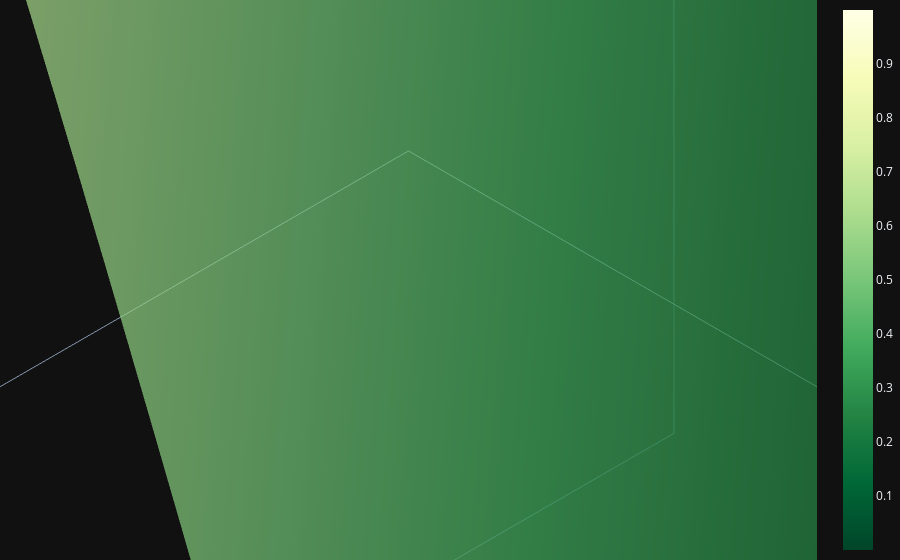

The notebook cell saved with this chart:
### Code cell
X0 = np.linspace(X[:, 0].min(), X[:, 0].max(), 100)
X1 = np.linspace(X[:, 1].min(), X[:, 1].max(), 100)
xx0, xx1 = np.meshgrid(X0, X1)
Z = W[0] * xx0 + W[1] * xx1 + b
A = 1 / (1 + np.exp(-Z))

fig = (go.Figure(data=[go.Surface(z=A, x=xx0, y=xx1, colorscale='YlGn', opacity = 0.7, reversescale=True)]))

fig.add_scatter3d(x=X[:, 0].flatten(), y=X[:, 1].flatten(), z=y.flatten(), mode='markers', marker=dict(size=5, color=y.flatten(), colorscale='YlGn', opacity = 0.9, reversescale=True))


fig.update_layout(template= "plotly_dark", margin=dict(l=0, r=0, b=0, t=0))
fig.layout.scene.camera.projection.type = "orthographic"
fig.show()

### Figure 1 — Plotly figure (JSON) as saved in the notebook; plotly's stock layout.template omitted (floating-point values rounded to 4 significant figures; data arrays with more than 128 entries replaced by an {"elided": "..."} marker saying what was removed)
{"data": [{"colorscale": [[0, "rgb(255,255,229)"], [0.125, "rgb(247,252,185)"], [0.25, "rgb(217,240,163)"], [0.375, "rgb(173,221,142)"], [0.5, "rgb(120,198,121)"], [0.625, "rgb(65,171,93)"], [0.75, "rgb(35,132,67)"], [0.875, "rgb(0,104,55)"], [1, "rgb(0,69,41)"]], "opacity": 0.7, "reversescale": true, "type": "surface", "x": {"elided": "100x100 float values"}, "y": {"elided": "100x100 float values"}, "z": {"elided": "100x100 float values"}}, {"marker": {"color": [1, 1, 0, 0, 1, 0, 0, 1, 0, 1, 0, 1, 0, 0, 1, 1, 1, 0, 1, 1, 0, 0, 1, 0, 1, 0, 1, 0, 0, 1, 1, 0, 1, 1, 1, 0, 1, 1, 0, 1, 0, 0, 0, 0, 1, 1, 1, 1, 0, 0, 1, 1, 0, 0, 0, 0, 0, 1, 1, 1, 1, 0, 0, 1, 0, 1, 0, 0, 1, 0, 0, 1, 1, 0, 0, 0, 1, 1, 0, 0, 1, 0, 0, 0, 0, 0, 1, 0, 1, 1, 1, 1, 1, 1, 0, 0, 1, 1, 0, 1], "colorscale": [[0, "rgb(255,255,229)"], [0.125, "rgb(247,252,185)"], [0.25, "rgb(217,240,163)"], [0.375, "rgb(173,221,142)"], [0.5, "rgb(120,198,121)"], [0.625, "rgb(65,171,93)"], [0.75, "rgb(35,132,67)"], [0.875, "rgb(0,104,55)"], [1, "rgb(0,69,41)"]], "opacity": 0.9, "reversescale": true, "size": 5}, "mode": "markers", "type": "scatter3d", "x": [4.219, 0.9078, -0.2765, 0.08848, 3.243, 1.442, 1.022, 3.978, 0.5889, 1.252, 0.6284, 1.686, 1.185, 0.06897, 1.787, 4.438, 3.182, 0.3038, 0.7394, 1.285, 1.131, 0.6647, 1.316, -0.1889, 2.579, 0.8731, 1.311, 0.9868, 1.42, 2.354, 2.432, 1.043, 0.9509, 2.451, 1.62, 2.155, 1.381, 1.987, 2.116, 0.564, -0.07228, 2.509, -0.73, 1.379, 0.8821, 2.222, 2.016, 1.701, -0.6539, 0.5731, 1.957, 0.7624, 2.465, 1.333, 3.246, 1.103, 2.859, 1.6, 2.976, 2.68, 1.419, 1.926, -0.09448, 2.728, 1.12, 1.557, 0.1055, 2.844, 3.155, 1.841, 1.289, 1.642, 3.923, 1.705, 0.1631, 0.3419, 1.021, 2.669, 0.4666, 0.9481, 1.194, 1.154, -0.2942, 1.737, 0.4655, 0.0808, 3.003, 2.207, 1.361, 2.632, 2.827, 2.912, 1.142, 1.055, 2.47, -1.577, 1.412, 3.005, -0.6376, 0.8298], "y": [2.234, 0.4598, 5.081, 2.323, 1.215, 2.768, 4.117, 2.378, 4.001, 0.2081, 4.46, 0.6583, 5.28, 4.356, 1.7, 1.842, -0.1823, 3.944, 0.4361, 1.437, 4.682, 4.36, 2.441, 5.205, 0.7261, 4.714, 0.07123, 6.09, 4.637, 2.224, -0.2017, 4.606, 0.9498, -0.1954, 2.747, 4.124, 0.9295, 2.611, 3.069, 1.337, 2.884, 5.773, 6.255, 3.619, 2.841, 1.533, -0.2704, -0.4773, 4.767, 5.526, 0.2342, 1.165, 6.2, 5.01, 2.849, 4.706, 2.956, 0.9151, 1.216, -0.7044, 1.574, 4.152, 5.358, 1.305, 5.758, 2.827, 3.725, 3.327, 1.553, 3.562, 3.45, 0.1502, 1.804, 4.433, 2.578, 3.941, 1.579, 1.82, 3.866, 4.732, 2.808, 3.902, 5.273, 4.425, 3.123, 4.691, 0.7427, 5.506, 0.748, 0.6894, 1.721, 0.2466, 2.015, -0.6471, 4.099, 4.957, -1.326, 0.9852, 4.091, 1.742], "z": [1, 1, 0, 0, 1, 0, 0, 1, 0, 1, 0, 1, 0, 0, 1, 1, 1, 0, 1, 1, 0, 0, 1, 0, 1, 0, 1, 0, 0, 1, 1, 0, 1, 1, 1, 0, 1, 1, 0, 1, 0, 0, 0, 0, 1, 1, 1, 1, 0, 0, 1, 1, 0, 0, 0, 0, 0, 1, 1, 1, 1, 0, 0, 1, 0, 1, 0, 0, 1, 0, 0, 1, 1, 0, 0, 0, 1, 1, 0, 0, 1, 0, 0, 0, 0, 0, 1, 0, 1, 1, 1, 1, 1, 1, 0, 0, 1, 1, 0, 1]}], "layout": {"autosize": true, "margin": {"b": 0, "l": 0, "r": 0, "t": 0}, "scene": {"aspectmode": "manual", "aspectratio": {"x": 19.19, "y": 19.19, "z": 19.19}, "camera": {"center": {"x": 0, "y": 0, "z": 0}, "eye": {"x": 1.25, "y": 1.25, "z": 1.25}, "projection": {"type": "orthographic"}, "up": {"x": 0, "y": 0, "z": 1}}}}}
